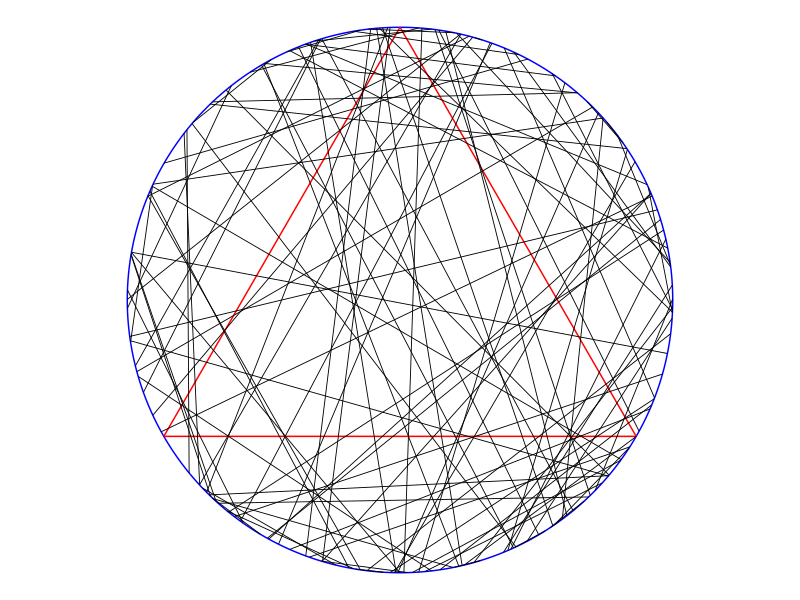
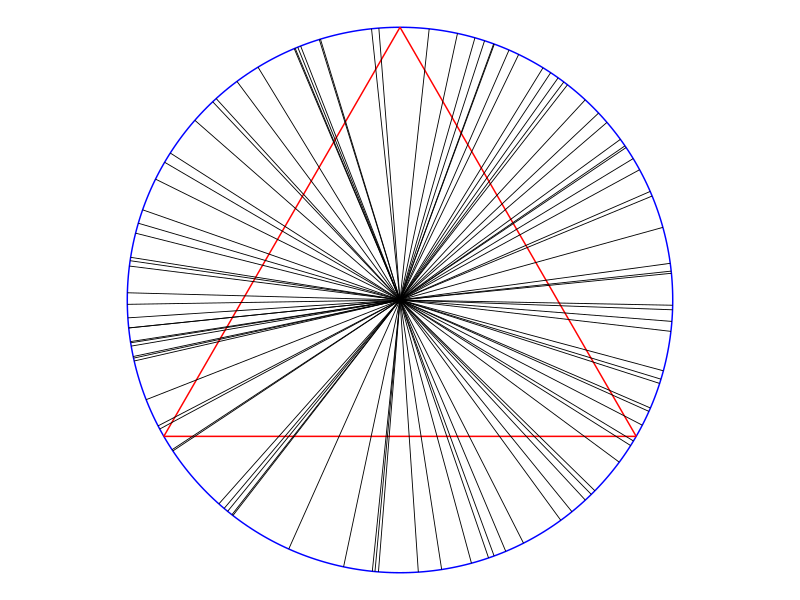

Recreate these plots in R, in order. (Note: this script raises an error after producing the figures.)
# Instruction to students: You may clear the code in this file and replace it
# with your own.

library(tidyverse)
library(ggforce)
theme_set(theme_void())





# Bertrand’s Paradox Probability Part

# Setting parameters
nLines = 100; # Number of lines
x0 = 0 # x-coordinate of the center of the circle
y0 = 0 # y-coordinate of the center of the circle
r = 1 # Radius of circle
l = sqrt(3) # Length of the side of an equilateral triangle



# Method A
theta1 <- runif(nLines, 0, 2*pi)
theta2 <- runif(nLines, 0, 2*pi) 
# Endpoints of chords on the circumference of the circle
x1 <- r*cos(theta1) 
y1 <- r*sin(theta1) 
x2 <- r*cos(theta2)
y2 <- r*sin(theta2)

chordA <- sqrt(((x2)-(x1))^2 + ((y2)-(y1))^2)
sA <- sum(chordA > l) # Total number of chords longer than the length(l)
pA <- sA/nLines # Probability of Method A
print(pA)
# Answer for Probability of Method A is roughly around 1/3



# Method B
theta3 <- runif(nLines, 0, 2*pi)
# Endpoints of radius on the circumference of the circle
x3 <- r*cos(theta3)
y3 <- r*sin(theta3) 

distance <- runif(nLines, 0, r)
chordB <- 2 * sqrt((r)^2 - (distance)^2)
sB <- sum(chordB > l) # Total number of chords longer than the length(l)
pB <- sB/nLines # Probability of Method B
print (pB)
# Answer for Probability of Method B is roughly around 1/2



# Method C 
r2 <- r * sqrt(runif(nLines))
theta4 <- runif(nLines, 0, 2*pi)

# Endpoints of chords within the circle
x5 <- r2*cos(theta4)
y5 <- r2*sin(theta4)
#x6 <- x4*cos(theta4) + y4*sin(theta4)
#y6 <- x4*sin(theta4) - y4*cos(theta4)
#x7 <- x4*cos(theta4) - y4*sin(theta4)
#y7 <- x4*sin(theta4) + y4*cos(theta4)

#chordC <- sqrt(((x7)-(x6))^2 + ((y7)-(y6))^2)
#sC <- sum(chordC > l) # Total number of chords longer than the length(l)
#pC <- sC/nLines # Probability of Method C
#print(pC)
# Answer for Probability of Method C is roughly around 1/4





# Bertrand’s Paradox Plotting Part

# Coordinates of equilateral triangle
eqtri_df <- tibble(
  x    = c(0, sqrt(3) / 2, -sqrt(3) / 2),
  y    = c(1, -0.5, -0.5),
  xend = c(sqrt(3) / 2, -sqrt(3) / 2, 0),
  yend = c(-0.5, -0.5, 1)
)

rdmchr_df <- tibble(
  x    = x1,
  y    = y1,
  xend = x2,
  yend = y2
)



# Method A
p <- ggplot() +
  ggforce::geom_circle(aes(x0 = x0, y0 = y0, r = r), col = 'blue', size = 0.5) +
  geom_segment(data = eqtri_df, aes(x = x, y = y, xend = xend, yend = yend), col = 'red', size = 0.5) +
  geom_segment(data = rdmchr_df, aes(x = x, y = y, xend = xend, yend = yend), size = 0.3) +
  coord_equal()

ggsave(p, file = "plotA.png", height = 5, width = 7)



# Method B
p <- ggplot() +
  ggforce::geom_circle(aes(x0 = x0, y0 = y0, r = r), col = 'blue', size = 0.5) +
  geom_segment(data = eqtri_df, aes(x = x, y = y, xend = xend, yend = yend), col = 'red', size = 0.5) +
  geom_segment(data = rdmchr_df, aes(x = x0, y = y0, xend = x3, yend = y3), size = 0.3) +
  coord_equal()

ggsave(p, file = "plotB.png", height = 5, width = 7)



# Method C
p <- ggplot() +
  ggforce::geom_circle(aes(x0 = x0, y0 = y0, r = r), col = 'blue', size = 0.5) +
  geom_segment(data = eqtri_df, aes(x = x, y = y, xend = xend, yend = yend), col = 'red', size = 0.5) +
  geom_segment(data = rdmchr_df, aes(x = x6, y = y6, xend = x7, yend = y7), size = 0.3) +
  coord_equal()

ggsave(p, file = "plotC.png", height = 5, width = 7)
